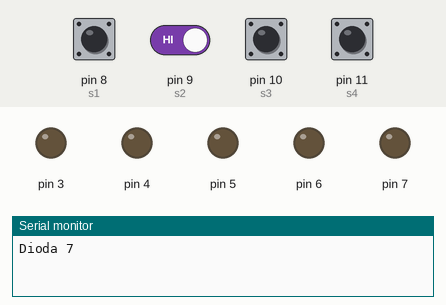
The sketch below on a simulated Arduino Uno, built with avr-gcc and run on an emulated ATmega328P. Shown: output pins drawn as LEDs (lit = HIGH), the last lines printed to the serial monitor. The test bench sets the inputs (shaded band); at power-on: pin 8 (s1), pin 9 (s2), pin 10 (s3), pin 11 (s4) HIGH. Random numbers use the default seed unless the sketch sets one.

Above: at 1.7 s.
1.8 s: pin 8 (s1) pulled LOW for 0.15 s
At 3.2 s:
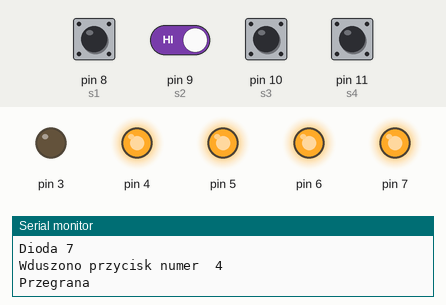
6.4 s: pin 8 (s1) driven LOW and pin 9 (s2) driven LOW
At 8.4 s:
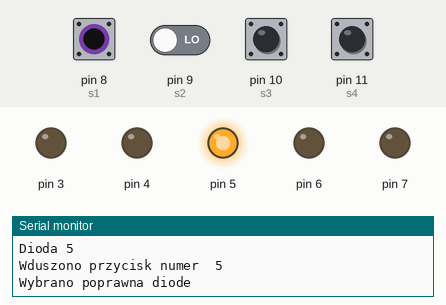
9.4 s: pin 10 (s3) pulled LOW for 1 s
At 10.7 s:
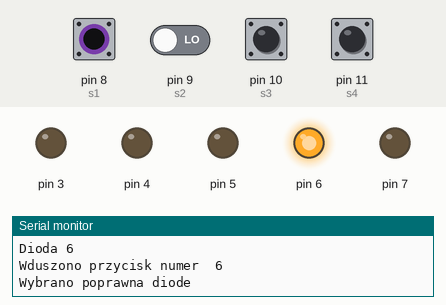
Timing chart, 0 to 18.3 s (numbered marks = the images above; inputs shaded):
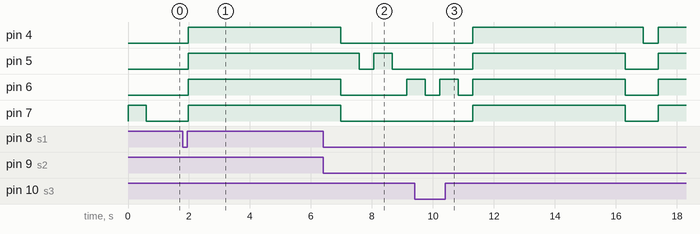

The sketch:

B3_4b.ino
```cpp
int dioda1 = 4;			// przyznanie etykiety dla numeru pinu
int dioda2 = 5;			// przyznanie etykiety dla numeru pinu
int dioda3 = 6;			// przyznanie etykiety dla numeru pinu
int dioda4 = 7;			// przyznanie etykiety dla numeru pinu
int s1=8;			// przyznanie etykiety dla numeru pinu
int s2=9;			// przyznanie etykiety dla numeru pinu
int s3=10;			// przyznanie etykiety dla numeru pinu
int s4=11;			// przyznanie etykiety dla numeru pinu
int level=0;			// przypisanie wartości 0
int poziom[50];			// tworzymy deklarujemy tablicę
int  u=0;			// przypisanie wartości 0

void setup()			// początkowa konfiguracja – część przygotowująca układ do
{				// działania
  Serial.begin(9600);		// ustawienie prędkości komunikacji
  for (int i=3; i<=7;i++)		// pętla for
  {
  pinMode(i,OUTPUT);		// ustawienie pinu jako wyjście
  digitalWrite(i,LOW);		// ustawienie stanu niskiego
  }
  pinMode(s1,INPUT);		// ustawienie pinu jako wejście
  digitalWrite(s1,HIGH);	// ustawienie stanu wysokiego
  pinMode(s2,INPUT);		// ustawienie pinu jako wejście
  digitalWrite(s2,HIGH);	// ustawienie stanu wysokiego
  pinMode(s3,INPUT);		// ustawienie pinu jako wejście
  digitalWrite(s3,HIGH);	// ustawienie stanu wysokiego
  pinMode(s4,INPUT);		// ustawienie pinu jako wejście
  digitalWrite(s4,HIGH);	// ustawienie stanu wysokiego
}

void loop()			// główna pętla
{
  level=level++;			// ziększ level
  for (int z=0; z<=level;z++)	// pętla for
  {
  int f=random(4,8);		// przypisuje losową wartość z zakresu
  digitalWrite(f,HIGH);		// ustaw stan wysoki na wyjściach f
  poziom[z]=f;			// zapis do tablicy
  delay(600);			// czekaj 600 ms
  digitalWrite(f,LOW);		// ustaw stan niski
  delay(300);			// czekaj 300 ms
  }

  for (int p=0;p<=level;p++)				// pętla for
  {
    int m=poziom[p];					// przypisanie wartości m
    Serial.print("Dioda ");				// wyświetl tekst
    Serial.println(m);					// wyświetl wartość m
    u = button();						// przypisanie wartości z button
    Serial.print("Wduszono przycisk numer  ");		// wyświetl tekst
    Serial.println(u);					// wyświetl wartość u
    if (m == u)						// instrukcja warunkowa
    {
      Serial.println("Wybrano poprawna diode");		// wyświetl tekst
    }
    else
    {
     Serial.println("Przegrana");		// wyświetl tekst
     off();				// skocz do funkcji off
    }
}
}

void off()				// funkcja ogg zapala i gasi diody
{
 digitalWrite(4,HIGH);			// ustawienie stanu wysokiego
 digitalWrite(5,HIGH);			// ustawienie stanu wysokiego
 digitalWrite(6,HIGH);			// ustawienie stanu wysokiego
 digitalWrite(7,HIGH);			// ustawienie stanu wysokiego
 delay(5000);				//czekaj 5 sekund
 digitalWrite(4,LOW);			// ustawienie stanu niskiego
 digitalWrite(5,LOW);			// ustawienie stanu niskiego
 digitalWrite(6,LOW);			// ustawienie stanu niskiego
 digitalWrite(7,LOW);			// ustawienie stanu niskiego
}

boolean get(int e)
{
  switch(e)				// warunek wielokrotnego wyboru
  {
    case 4:
    return digitalRead(s1) == LOW;

    case 5:
    return digitalRead(s2) == LOW;

    case 6:
    return digitalRead(s3) == LOW;

    case 7:
    return digitalRead(s4) == LOW;

    default:
    return false;
  }
}
int button()
{
  int a = 0;		// przypisz wartość
  while(!a)		// pętla while
  {
  if(get(4))		// instrukcja warunkowa
  a = 4;			// przypisz wartość
  if(get(5))		// instrukcja warunkowa
  a = 5;			// przypisz wartość
  if(get(6))		// instrukcja warunkowa
  a = 6;			// przypisz wartość
  if(get(7))		// instrukcja warunkowa
  a = 7;			// przypisz wartość
  }
  delay(180);		// czekaj 180ms
  return a;		// zwraca wartość a
}
```

Measured:
- after the input at 1.8 s, pin 4–7: LOW → HIGH after 0.18 s
